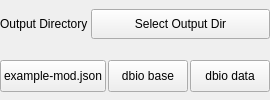
        <widget class="QFrame" name="frame_3">
         <property name="sizePolicy">
          <sizepolicy hsizetype="Preferred" vsizetype="Maximum">
           <horstretch>0</horstretch>
           <verstretch>0</verstretch>
          </sizepolicy>
         </property>
         <property name="frameShape">
          <enum>QFrame::Shape::NoFrame</enum>
         </property>
         <property name="frameShadow">
          <enum>QFrame::Shadow::Raised</enum>
         </property>
         <layout class="QVBoxLayout" name="verticalLayout">
          <property name="spacing">
           <number>4</number>
          </property>
          <property name="leftMargin">
           <number>0</number>
          </property>
          <property name="topMargin">
           <number>0</number>
          </property>
          <property name="rightMargin">
           <number>0</number>
          </property>
          <property name="bottomMargin">
           <number>0</number>
          </property>
          <item>
           <widget class="QFrame" name="frame_6">
            <property name="frameShape">
             <enum>QFrame::Shape::NoFrame</enum>
            </property>
            <property name="frameShadow">
             <enum>QFrame::Shadow::Raised</enum>
            </property>
            <layout class="QHBoxLayout" name="horizontalLayout_3" stretch="1,2">
             <property name="spacing">
              <number>2</number>
             </property>
             <property name="leftMargin">
              <number>0</number>
             </property>
             <property name="topMargin">
              <number>0</number>
             </property>
             <property name="rightMargin">
              <number>0</number>
             </property>
             <property name="bottomMargin">
              <number>0</number>
             </property>
             <item>
              <widget class="QLabel" name="label_4">
               <property name="text">
                <string>Output Directory</string>
               </property>
              </widget>
             </item>
             <item>
              <widget class="QPushButton" name="btn_output">
               <property name="minimumSize">
                <size>
                 <width>0</width>
                 <height>30</height>
                </size>
               </property>
               <property name="maximumSize">
                <size>
                 <width>16777215</width>
                 <height>30</height>
                </size>
               </property>
               <property name="accessibleDescription">
                <string>filepath</string>
               </property>
               <property name="text">
                <string>Select Output Dir</string>
               </property>
              </widget>
             </item>
            </layout>
           </widget>
          </item>
          <item>
           <widget class="QFrame" name="frame_2">
            <property name="frameShape">
             <enum>QFrame::Shape::NoFrame</enum>
            </property>
            <property name="frameShadow">
             <enum>QFrame::Shadow::Raised</enum>
            </property>
            <layout class="QHBoxLayout" name="horizontalLayout">
             <property name="spacing">
              <number>2</number>
             </property>
             <property name="leftMargin">
              <number>0</number>
             </property>
             <property name="topMargin">
              <number>0</number>
             </property>
             <property name="rightMargin">
              <number>0</number>
             </property>
             <property name="bottomMargin">
              <number>0</number>
             </property>
             <item>
              <widget class="QPushButton" name="btn_example">
               <property name="sizePolicy">
                <sizepolicy hsizetype="Expanding" vsizetype="Fixed">
                 <horstretch>0</horstretch>
                 <verstretch>0</verstretch>
                </sizepolicy>
               </property>
               <property name="minimumSize">
                <size>
                 <width>0</width>
                 <height>32</height>
                </size>
               </property>
               <property name="maximumSize">
                <size>
                 <width>16777215</width>
                 <height>32</height>
                </size>
               </property>
               <property name="text">
                <string>example-mod.json</string>
               </property>
              </widget>
             </item>
             <item>
              <widget class="QPushButton" name="btn_pack">
               <property name="sizePolicy">
                <sizepolicy hsizetype="Expanding" vsizetype="Fixed">
                 <horstretch>0</horstretch>
                 <verstretch>0</verstretch>
                </sizepolicy>
               </property>
               <property name="minimumSize">
                <size>
                 <width>0</width>
                 <height>32</height>
                </size>
               </property>
               <property name="maximumSize">
                <size>
                 <width>16777215</width>
                 <height>32</height>
                </size>
               </property>
               <property name="text">
                <string>dbio base</string>
               </property>
              </widget>
             </item>
             <item>
              <widget class="QPushButton" name="btn_generate">
               <property name="sizePolicy">
                <sizepolicy hsizetype="Expanding" vsizetype="Fixed">
                 <horstretch>0</horstretch>
                 <verstretch>0</verstretch>
                </sizepolicy>
               </property>
               <property name="minimumSize">
                <size>
                 <width>0</width>
                 <height>32</height>
                </size>
               </property>
               <property name="maximumSize">
                <size>
                 <width>16777215</width>
                 <height>32</height>
                </size>
               </property>
               <property name="text">
                <string>dbio data</string>
               </property>
              </widget>
             </item>
            </layout>
           </widget>
          </item>
         </layout>
        </widget>
